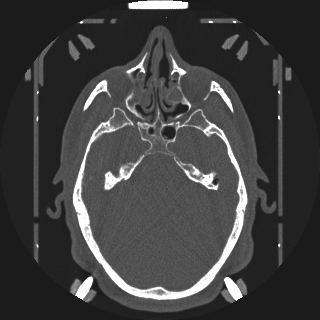
%> input picture Proyecto_1/ct1_Ajuste.tif, 320 x 320 px
$ octave tomografias_Ecualizacion.m   (GNU Octave 9; MATLAB toolbox functions it lacks are replaced by stand-ins)
%> lines starting %> are read from the running program, lines starting %| are printed output that depends on the picture
clc
close all
clear all

im1=imread('ct1_Ajuste.tif');
%> im1 is the input picture: size 320x320 uint8; min 27, max 255, mean 63.3
im2=imread('ct2_Ajuste.tif');
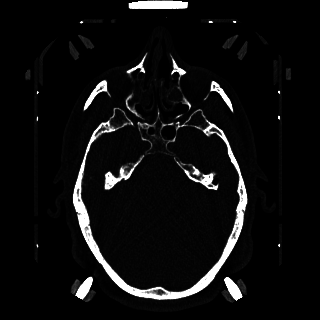
%> input picture Proyecto_1/ct2_Ajuste.tif, 320 x 320 px
%> im2 is the input picture: size 320x320 uint8; min 0, max 255, mean 14.7

I1 = histeq(im1);
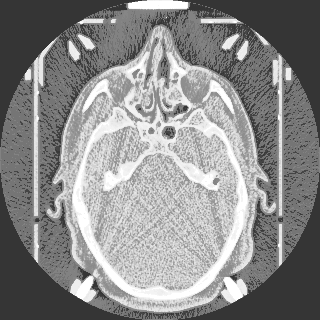
%> I1: size 320x320 uint8; min 53, max 255, mean 139.2
I2 = histeq(im2);
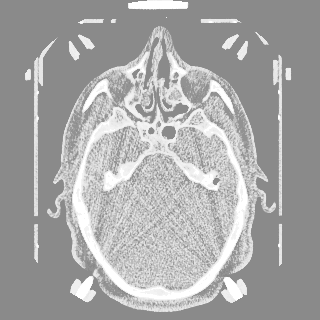
%> I2: size 320x320 uint8; min 138, max 255, mean 167.3

subplot(2,2,1), imagesc(I1), colormap(gray(256)), title('Imagen Ecualizada A');
subplot(2,2,2), imagesc(I2), colormap(gray(256)), title('Imagen Ecualizada B');
subplot(2,2,3), hist(I1(:),[0:255]), title('Histograma A');
subplot(2,2,4), hist(I2(:),[0:255]), title('Histograma B');
%> after `title('Histograma B')`:
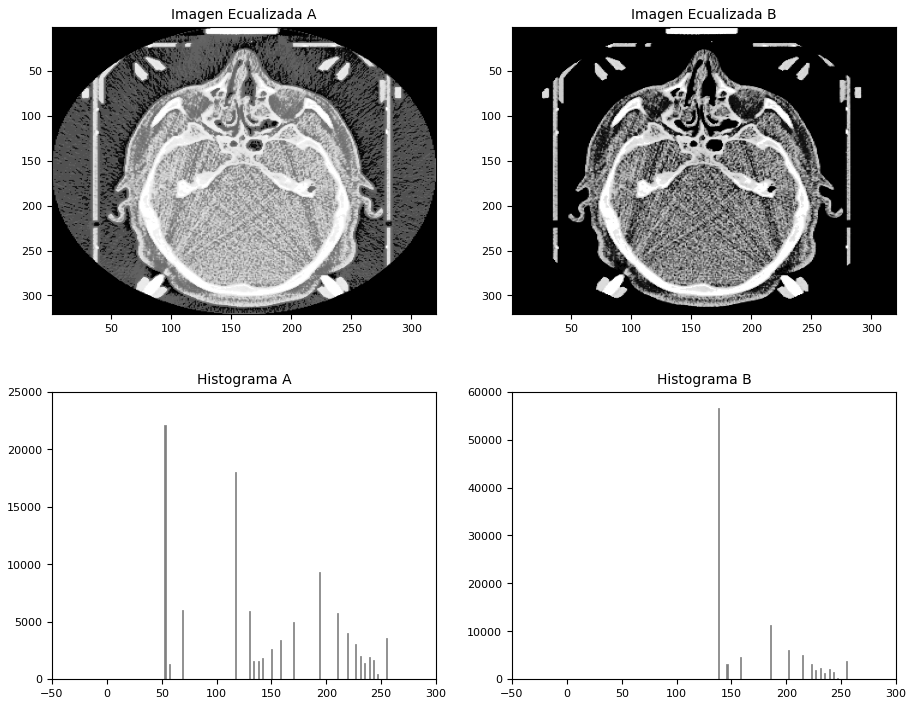
%> figure redrawn from the program's plot data, 4 panels

imwrite(I1,'C:\Users\Guadalupe Moreno\Desktop\2021_1\Prosesamiento_Imagenes\Proyecto\ct1_Ec.tif');
imwrite(I2,'C:\Users\Guadalupe Moreno\Desktop\2021_1\Prosesamiento_Imagenes\Proyecto\ct2_Ec.tif');
